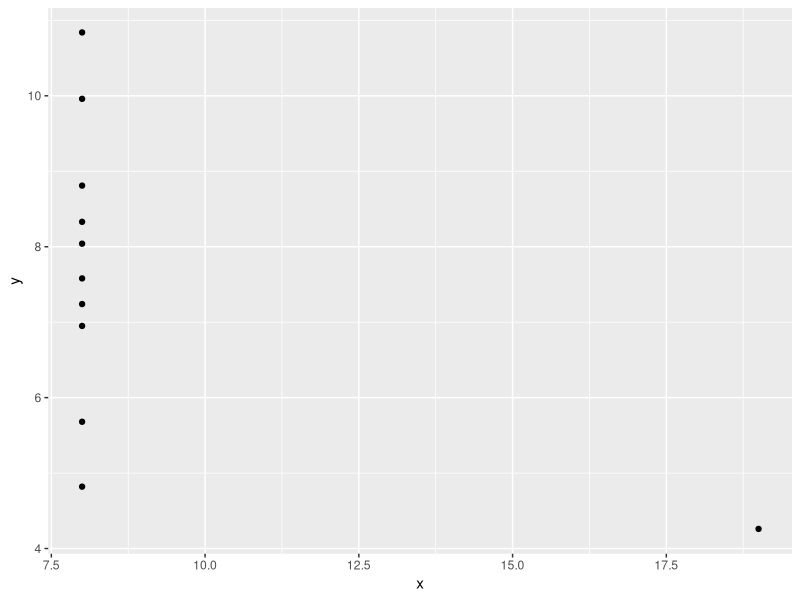
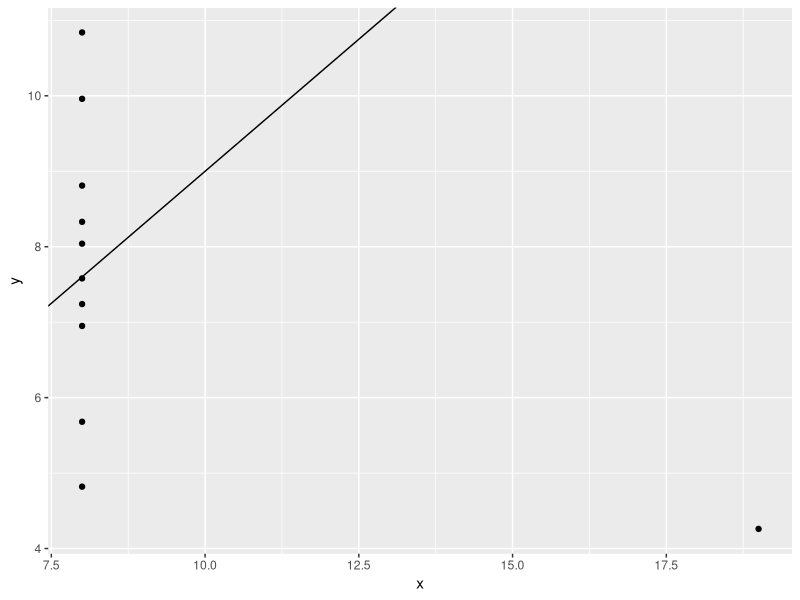
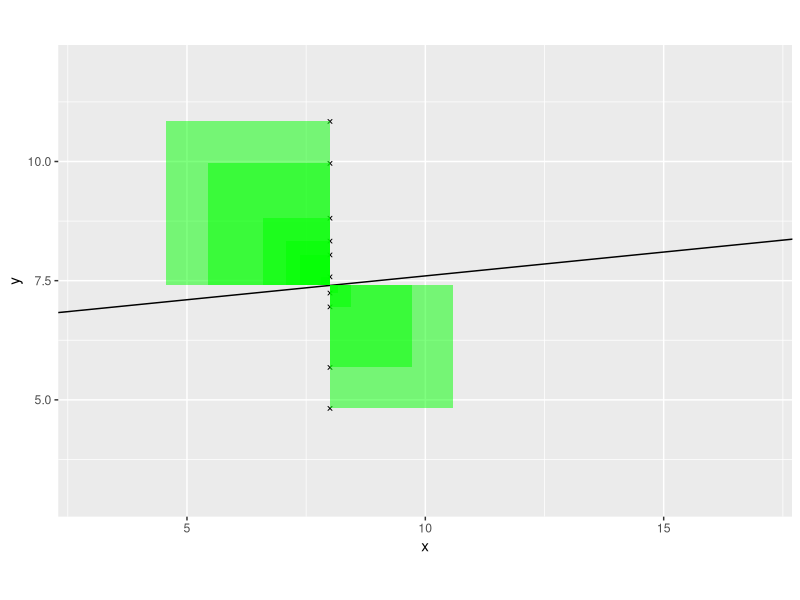
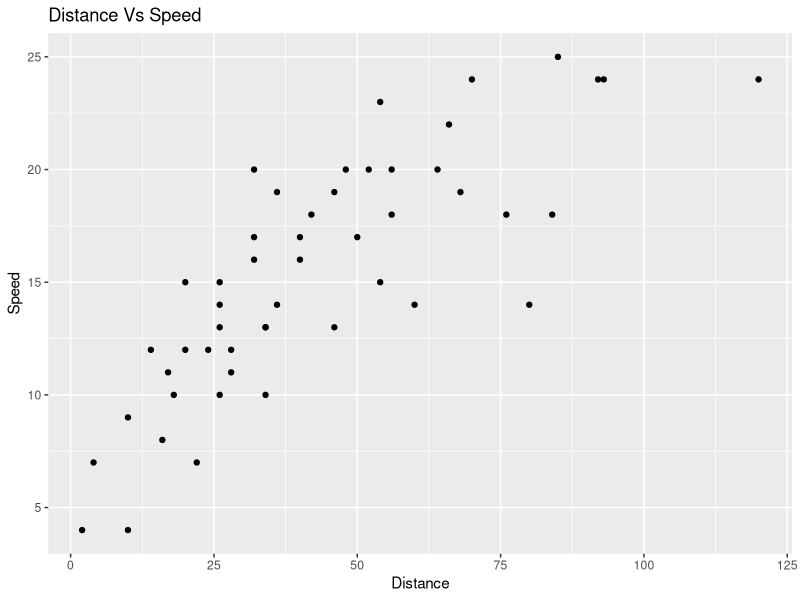

Write R code to recreate these figures, in order. (Note: this script raises an error after producing the figures.)
library(tidyverse)
# Anscombe's quartet (first dataset)
x = anscombe[,4]
y = anscombe[,5]
ggplot(NULL,aes(x=x,y=y)) +
  geom_point()

x 
y


a = 2.0
b = 0.7
# observed value - estimated value
residuals = y-(a+b*x)
residuals
ggplot(NULL,aes(x=x,y=y)) +
  geom_point() +
  geom_abline(slope=b,intercept=a)




b = 0.1
a = mean(y)-b*mean(x)
residuals = (a+b*x)-y
ggplot(NULL,aes(x=x,y=y)) +
  geom_point(shape=4,size=1) +
  geom_abline(intercept=a,slope=b) +
  geom_rect(aes(xmin=x,xmax=x+residuals,
                ymin=y,ymax=y+residuals),
            fill="green",alpha=0.5) +
  coord_fixed() +
  xlim(3,17) +
  ylim(3,12)
SSR = sum(residuals^2)
SSR




# Exercise of Corrleation Regression


# The “cars” dataset is also built in to R. It gives the speed (mph) of cars and the
# corresponding distances (dist) taken to stop (feet). These are all cars from the 1920s
# (see https://rdrr.io/r/datasets/cars.html).

library(tidyverse)
view(cars)
summary(cars)
x = cars$speed
y = cars$dist

colnames(cars)

# a) Plot a scatterplot of stopping distance vs speed. Add a title to your plot and label
# the horizontal and vertical axes.

ggplot(cars, aes(x=dist, y=speed)) + geom_point() + 
  labs(title = "Distance Vs Speed", 
         x = "Distance",
         y= "Speed")


# (b) Calculate the correlation coefficient between stopping distance and speed. How
# would you describe the relationship between the speed and stopping distance?


cor(x,y)

# since, it is strong positive 


# (c) Find the equation of the line of best fit.

b = sum((speed-mean(speed))*(dist-mean(dist)))/sum((speed-mean(speed))^2)
b
a = mean(dist)-b*mean(speed)
a


ggplot(NULL,aes(x=x,y=y)) +
  geom_point(shape=4,size=1) +
  geom_abline(intercept=a,slope=b) +
  geom_rect(aes(xmin=x,xmax=x+residuals,
                ymin=y,ymax=y+residuals),
            fill="green",alpha=0.5) +
  coord_fixed() +
  xlim(3,17) +
  ylim(3,12)


